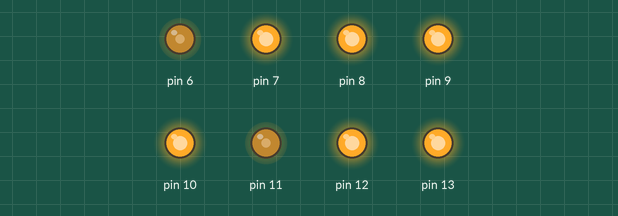
This sketch was run on a simulated Arduino Uno, built with avr-gcc and run on an emulated ATmega328P. On the bench: output pins drawn as LEDs (lit = HIGH). What the sketch prints to the serial monitor is not drawn.

Above: at 0.23 s.
At 37.85 s:
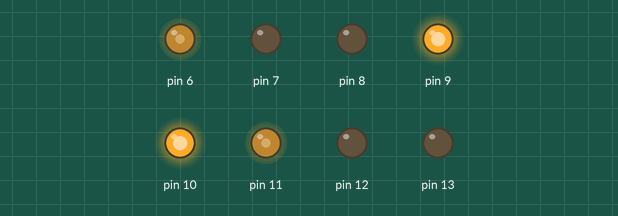
Timing chart, 0 to 40.0 s (numbered marks = the images above):
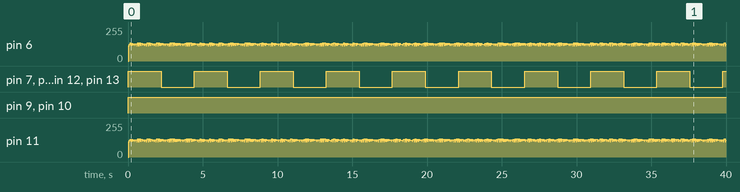

The sketch:

tt14.ino
```cpp
void setup()
{
  pinMode(6,OUTPUT);
  pinMode(7,OUTPUT);
  pinMode(8,OUTPUT);
  pinMode(9,OUTPUT);
  pinMode(10,OUTPUT);
  pinMode(11,OUTPUT);
  pinMode(12,OUTPUT);
  pinMode(13,OUTPUT);
  pinMode(A0,INPUT);
  Serial.begin(9600);
}

void lightup(int x){
   digitalWrite(x,HIGH);
  digitalWrite(x+1,HIGH);
  digitalWrite(x-1,LOW);
  digitalWrite(x-2,LOW);

  if(x == 6){
  digitalWrite(12,LOW);
  digitalWrite(13,LOW);
  }
  int y = analogRead(A0);
  if(y<300){reset();}
  delay(1500);
}

void reset(){
    digitalWrite(13,LOW);
    digitalWrite(12,LOW);
    digitalWrite(11,LOW);
    digitalWrite(10,LOW);
    digitalWrite(9,LOW);
    digitalWrite(8,LOW);
    digitalWrite(7,LOW);
    digitalWrite(6,LOW);

    /*case 0: lightup(6);break;
        case 1: lightup(8);break;
        case 2: lightup(10);break;
        case 3: lightup(12);break;*/
}

void loop()
{
    reset();
    int x = analogRead(A0);
    Serial.print(x);
    Serial.print("\n");
    int j=0;
    for(;;){
      for(int i=6; i<=13; i++){
         analogWrite(i,j);
      }
      j++;
    }
}
```

Measured:
- by itself, pin 7, pin 8, pin 12, pin 13: alternates HIGH for 2.2 s and LOW for 2.2 s
- by itself, pin 9, pin 10: LOW → HIGH at 0.02 s
